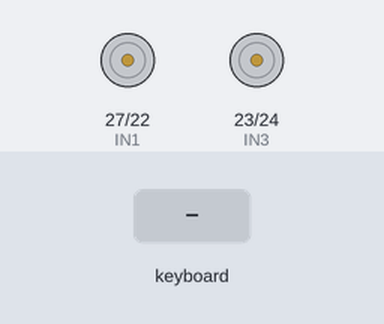
This program was run on a simulated Raspberry Pi (BCM pin numbers). On the bench: motor-driver pin pairs drawn as motors (green arrow = first pin HIGH = forward, orange = second pin HIGH = backward, longer = more drive, scaled by the enable pin). The test bench sets the inputs (shaded band). What the program prints to the terminal is not drawn.

Above: at 1.2 s.
1.3 s: key up typed on the keyboard
At 1.37 s:
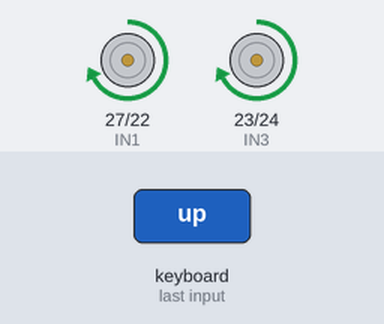
2.9 s: key down typed on the keyboard
At 2.97 s:
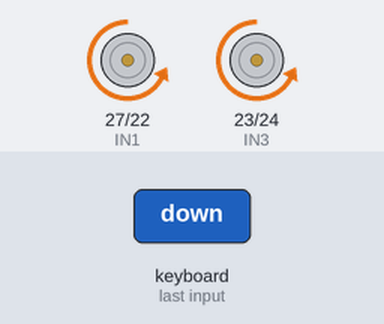
4.5 s: key left typed on the keyboard
At 4.57 s:
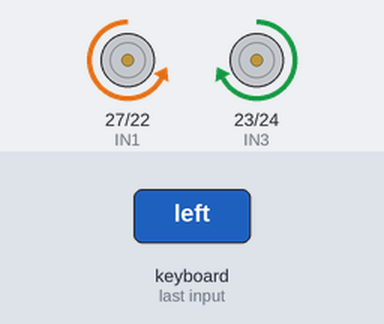
6.1 s: key right typed on the keyboard
At 6.17 s:
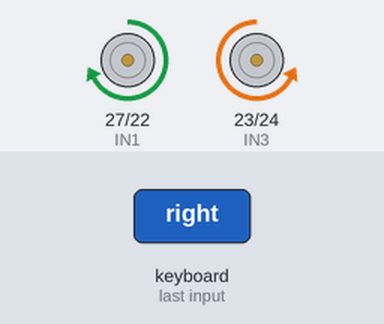
Timing chart, 0 to 8.7 s (numbered marks = the images above; inputs shaded):
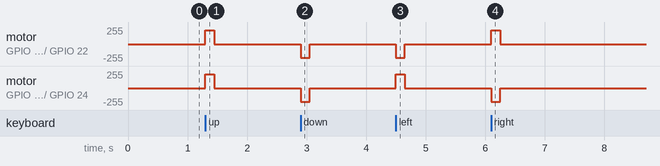

Measured:
- after the input at 1.3 s, motor on GPIO 27 (IN1) / GPIO 22 (IN2), motor on GPIO 23 (IN3) / GPIO 24 (IN4): stopped → forward 204/255 at once, → stopped 0.15 s later
- after the input at 2.9 s, motor on GPIO 27 (IN1) / GPIO 22 (IN2), motor on GPIO 23 (IN3) / GPIO 24 (IN4): stopped → backward 204/255 at once, → stopped 0.15 s later
- after the input at 4.5 s, motor on GPIO 27 (IN1) / GPIO 22 (IN2): stopped → backward 204/255 at once, → stopped 0.15 s later; motor on GPIO 23 (IN3) / GPIO 24 (IN4): stopped → forward 204/255 at once, → stopped 0.15 s later
- after the input at 6.1 s, motor on GPIO 27 (IN1) / GPIO 22 (IN2): stopped → forward 204/255 at once, → stopped 0.15 s later; motor on GPIO 23 (IN3) / GPIO 24 (IN4): stopped → backward 204/255 at once, → stopped 0.15 s later

The program:

02_lgpio_Pi5.py
```python
"""
4WD TT 모터 제어 (lgpio + 화살표 키)
라즈베리 파이 5 전용
────────────────────────────────────────
화살표 키를 누르는 동안 움직이고
손을 떼면 즉시 정지합니다.

  ↑  : 전진
  ↓  : 후진
  ←  : 왼쪽 회전
  →  : 오른쪽 회전
  ESC: 종료

설치:
  pip install lgpio pynput

GPIO 핀 → L298N 연결:
  GPIO 17 → ENA   GPIO 27 → IN1   GPIO 22 → IN2
  GPIO 18 → ENB   GPIO 23 → IN3   GPIO 24 → IN4
"""

import lgpio
from pynput import keyboard

# ────────────────────────────────────────────
# GPIO 핀 번호 (BCM)
# ────────────────────────────────────────────
ENA = 17   # 왼쪽 모터 PWM
IN1 = 27   # 왼쪽 방향 A
IN2 = 22   # 왼쪽 방향 B

ENB = 18   # 오른쪽 모터 PWM
IN3 = 23   # 오른쪽 방향 A
IN4 = 24   # 오른쪽 방향 B

PWM_FREQ = 1000   # PWM 주파수 (Hz)
SPEED    = 80     # 속도 0~100 (%)

# ────────────────────────────────────────────
# lgpio 초기화
# ────────────────────────────────────────────
chip = lgpio.gpiochip_open(0)   # GPIO 칩 열기

# 방향 핀 출력 설정
for pin in [IN1, IN2, IN3, IN4]:
    lgpio.gpio_claim_output(chip, pin, 0)   # 초기값 LOW

# PWM 핀 설정
lgpio.gpio_claim_output(chip, ENA, 0)
lgpio.gpio_claim_output(chip, ENB, 0)

print("✅ lgpio 초기화 완료")

# ────────────────────────────────────────────
# 모터 제어 함수
# ────────────────────────────────────────────
def set_left(direction, speed=SPEED):
    """
    direction: 'forward' / 'backward' / 'stop'
    speed: 0~100
    """
    if direction == 'forward':
        lgpio.gpio_write(chip, IN1, 1)
        lgpio.gpio_write(chip, IN2, 0)
        lgpio.tx_pwm(chip, ENA, PWM_FREQ, speed)
    elif direction == 'backward':
        lgpio.gpio_write(chip, IN1, 0)
        lgpio.gpio_write(chip, IN2, 1)
        lgpio.tx_pwm(chip, ENA, PWM_FREQ, speed)
    else:
        lgpio.gpio_write(chip, IN1, 0)
        lgpio.gpio_write(chip, IN2, 0)
        lgpio.tx_pwm(chip, ENA, PWM_FREQ, 0)

def set_right(direction, speed=SPEED):
    if direction == 'forward':
        lgpio.gpio_write(chip, IN3, 1)
        lgpio.gpio_write(chip, IN4, 0)
        lgpio.tx_pwm(chip, ENB, PWM_FREQ, speed)
    elif direction == 'backward':
        lgpio.gpio_write(chip, IN3, 0)
        lgpio.gpio_write(chip, IN4, 1)
        lgpio.tx_pwm(chip, ENB, PWM_FREQ, speed)
    else:
        lgpio.gpio_write(chip, IN3, 0)
        lgpio.gpio_write(chip, IN4, 0)
        lgpio.tx_pwm(chip, ENB, PWM_FREQ, 0)

def forward():
    set_left('forward')
    set_right('forward')
    print("⬆️  전진")

def backward():
    set_left('backward')
    set_right('backward')
    print("⬇️  후진")

def turn_left():
    set_left('backward')    # 왼쪽 후진
    set_right('forward')    # 오른쪽 전진
    print("⬅️  왼쪽")

def turn_right():
    set_left('forward')     # 왼쪽 전진
    set_right('backward')   # 오른쪽 후진
    print("➡️  오른쪽")

def stop():
    set_left('stop')
    set_right('stop')
    print("⏹  정지")

# ────────────────────────────────────────────
# 키보드 이벤트
# ────────────────────────────────────────────
def on_press(key):
    if   key == keyboard.Key.up:    forward()
    elif key == keyboard.Key.down:  backward()
    elif key == keyboard.Key.left:  turn_left()
    elif key == keyboard.Key.right: turn_right()
    elif key == keyboard.Key.esc:
        print("\n🛑 종료합니다.")
        stop()
        return False

def on_release(key):
    if key in (keyboard.Key.up,
               keyboard.Key.down,
               keyboard.Key.left,
               keyboard.Key.right):
        stop()

# ────────────────────────────────────────────
# 실행
# ────────────────────────────────────────────
print("🚗 4WD 모터 제어 시작")
print("   ↑↓←→ 화살표 키로 조종  |  ESC 종료\n")

stop()

try:
    with keyboard.Listener(on_press=on_press, on_release=on_release) as listener:
        listener.join()
finally:
    stop()
    lgpio.gpiochip_close(chip)   # GPIO 칩 닫기
    print("✅ lgpio 정리 완료")
```
